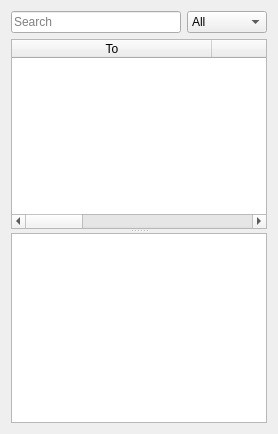
      <widget class="QWidget" name="inbox">
       <attribute name="icon">
        <iconset resource="bitmessage_icons.qrc">
         <normaloff>:/newPrefix/images/inbox.png</normaloff>:/newPrefix/images/inbox.png</iconset>
       </attribute>
       <attribute name="title">
        <string>Inbox</string>
       </attribute>
       <layout class="QVBoxLayout" name="verticalLayout_2">
        <item>
         <layout class="QHBoxLayout" name="horizontalLayoutSearch">
          <property name="topMargin">
           <number>0</number>
          </property>
          <item>
           <widget class="QLineEdit" name="inboxSearchLineEdit">
            <property name="placeholderText">
             <string>Search</string>
            </property>
           </widget>
          </item>
          <item>
           <widget class="QComboBox" name="inboxSearchOptionCB">
            <item>
             <property name="text">
              <string>All</string>
             </property>
            </item>
            <item>
             <property name="text">
              <string>To</string>
             </property>
            </item>
            <item>
             <property name="text">
              <string>From</string>
             </property>
            </item>
            <item>
             <property name="text">
              <string>Subject</string>
             </property>
            </item>
            <item>
             <property name="text">
              <string>Message</string>
             </property>
            </item>
           </widget>
          </item>
         </layout>
        </item>
        <item>
         <widget class="QSplitter" name="splitter">
          <property name="orientation">
           <enum>Qt::Vertical</enum>
          </property>
          <widget class="QTableWidget" name="tableWidgetInbox">
           <property name="editTriggers">
            <set>QAbstractItemView::NoEditTriggers</set>
           </property>
           <property name="alternatingRowColors">
            <bool>true</bool>
           </property>
           <property name="selectionMode">
            <enum>QAbstractItemView::ExtendedSelection</enum>
           </property>
           <property name="selectionBehavior">
            <enum>QAbstractItemView::SelectRows</enum>
           </property>
           <property name="sortingEnabled">
            <bool>true</bool>
           </property>
           <property name="wordWrap">
            <bool>false</bool>
           </property>
           <attribute name="horizontalHeaderCascadingSectionResizes">
            <bool>true</bool>
           </attribute>
           <attribute name="horizontalHeaderDefaultSectionSize">
            <number>200</number>
           </attribute>
           <attribute name="horizontalHeaderHighlightSections">
            <bool>false</bool>
           </attribute>
           <attribute name="horizontalHeaderMinimumSectionSize">
            <number>27</number>
           </attribute>
           <attribute name="horizontalHeaderShowSortIndicator" stdset="0">
            <bool>false</bool>
           </attribute>
           <attribute name="horizontalHeaderStretchLastSection">
            <bool>true</bool>
           </attribute>
           <attribute name="verticalHeaderVisible">
            <bool>false</bool>
           </attribute>
           <attribute name="verticalHeaderDefaultSectionSize">
            <number>26</number>
           </attribute>
           <column>
            <property name="text">
             <string>To</string>
            </property>
           </column>
           <column>
            <property name="text">
             <string>From</string>
            </property>
           </column>
           <column>
            <property name="text">
             <string>Subject</string>
            </property>
           </column>
           <column>
            <property name="text">
             <string>Received</string>
            </property>
           </column>
          </widget>
          <widget class="QTextEdit" name="textEditInboxMessage">
           <property name="baseSize">
            <size>
             <width>0</width>
             <height>500</height>
            </size>
           </property>
           <property name="readOnly">
            <bool>true</bool>
           </property>
          </widget>
         </widget>
        </item>
       </layout>
      </widget>
